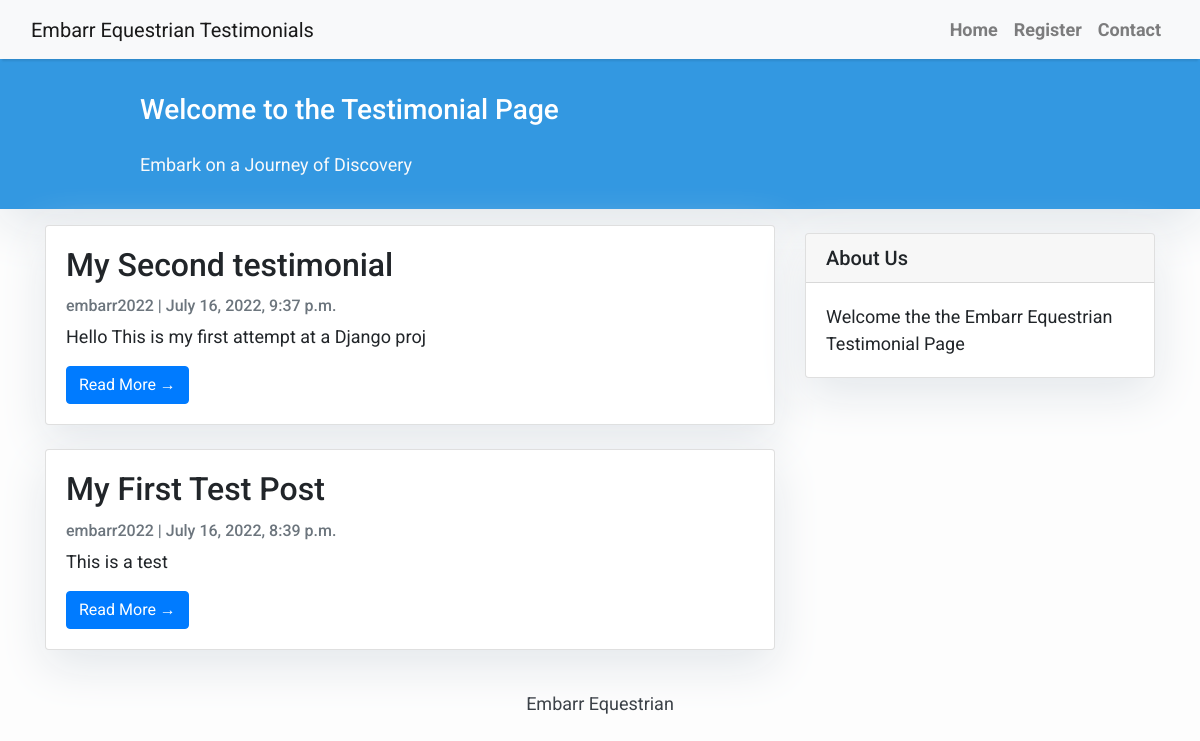
The app's page /, older data.
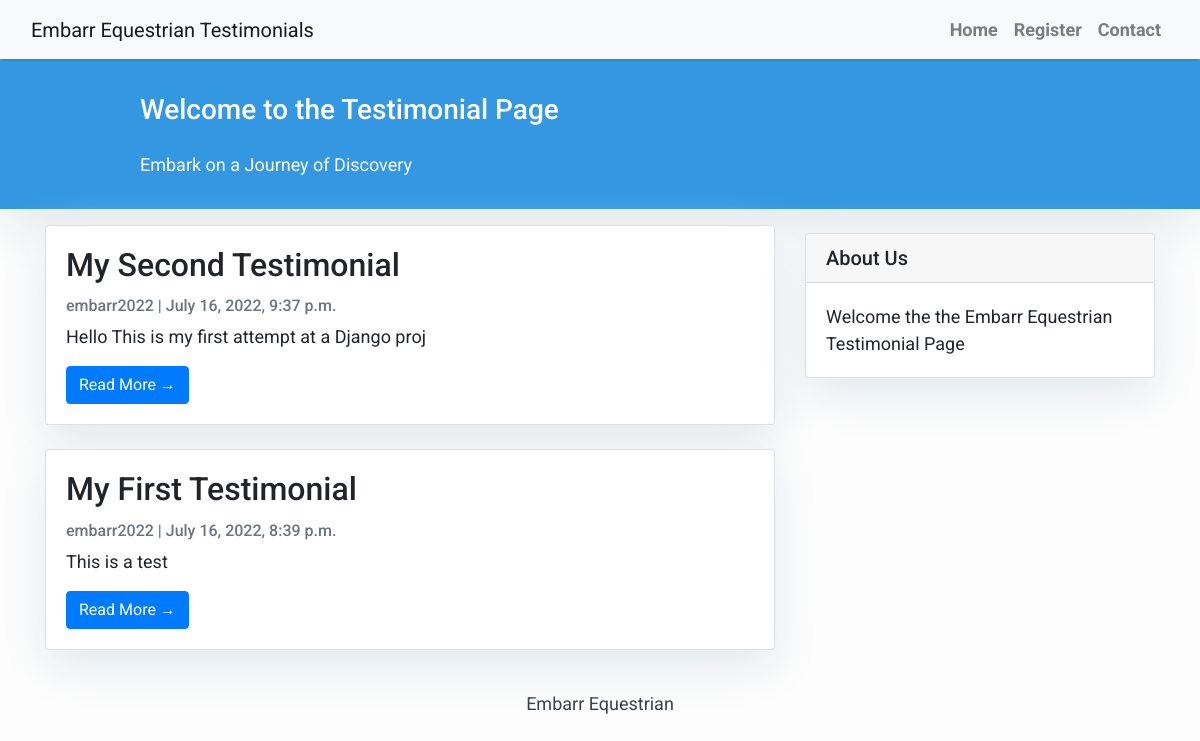
The same page, newer data.
### Reviews/models.py (models this page shows, shortened)
class Post(models.Model):
    title = models.CharField(max_length=200, unique=True)
    slug = models.SlugField(max_length=200, unique=True)
    author = models.ForeignKey(User, on_delete= models.CASCADE,related_name='test_posts')
    updated_on = models.DateTimeField(auto_now= True)
    content = models.TextField()
    created_on = models.DateTimeField(auto_now_add=True)
    status = models.IntegerField(choices=STATUS, default=0)
    likes = models.ManyToManyField(
        User, related_name='post_like', blank=True)
    class Meta:
        ordering = ['-created_on']
    likes = models.ManyToManyField(
        User, related_name='testpost_like', blank=True)
    class Meta:
        ordering = ["-created_on"]

### Reviews/views.py (the view)
# urls.py: path('', views.PostList.as_view(), name='home'),
class PostList(generic.ListView):
    queryset = Post.objects.filter(status=1).order_by('-created_on')
    template_name = 'index.html'

### templates/index.html (shortened to what this page needs)
{% extends "base.html" %}
{% block content %}
<header class="masthead">
    <div class="container">
        <div class="row">
            <div class=" col-md-8 col-md-10 mx-auto">
                <div class="site-heading">
                    <h3 class=" site-heading my-4 mt-3 text-white"> Welcome to the Testimonial Page</h3>
                    <p class="text-light">Embark on a Journey of Discovery &nbsp
                    </p>
                </div>
            </div>
        </div>
    </div>
</header>
<div class="container">
    <div class="row">
        <div class="col-md-8 mt-3 left">
            {% for post in post_list %}
            <div class="card mb-4">
                <div class="card-body">
                    <h2 class="card-title">{{ post.title }}</h2>
                    <p class="card-text text-muted h6">{{ post.author }} | {{ post.created_on}} </p>
                    <p class="card-text">{{post.content|slice:":200" }}</p>
                    <a href="{% url 'post_detail' post.slug  %}" class="btn btn-primary">Read More &rarr;</a>
                </div>
            </div>
            {% endfor %}
        </div>
        {% block sidebar %} {% include 'sidebar.html' %} {% endblock sidebar %}
    </div>
</div>
{%endblock%}

Row changes from the older to the newer data that the page shows:
changed Post "Hello This is my first attempt at a Django proj": title "My Second testimonial" → "My Second Testimonial"
changed Post "This is a test": title "My First Test Post" → "My First Testimonial"
